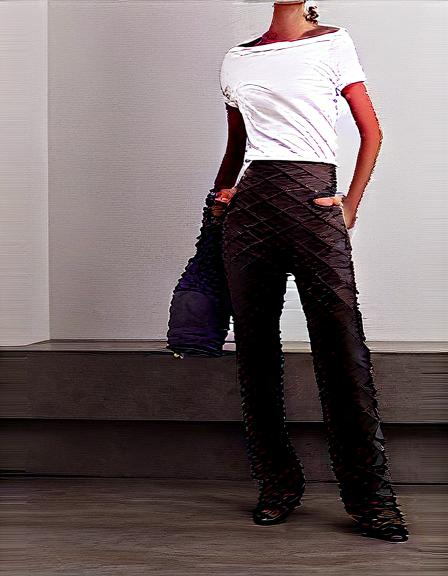
#> input picture configuracion-v11-entrenamiento/comparacion_base_vs_v11/base_15steps/048392_0.jpg, 448 x 576 px, found by its file name
$ python analizar_curva_v14.py
#> lines starting #> are read from the running program, lines starting #| are printed output that depends on the picture; after the words box and inside, x2 and y2 are one past the last pixel; in counts of white or black regions, pixels touching at a corner belong together
#!/usr/bin/env python3
# coding=utf-8
"""V14: mide la curva pasos -> fidelidad de prenda usando las muestras que el
watchdog ya genera en `entrenamiento continuo/imagenes_revision/`.

Pregunta que responde: "con N pasos, cuanto se conserva la transferencia de
prenda respecto al modelo oficial?".

Metodo (validado): las funciones de este script reproducen EXACTAMENTE los
valores del script autoritativo
`configuracion-v13-entrenamiento/resultado_ab_20260830/ab_analisis.py`
(comprobado con los archivos de ese A/B: OFICIAL azul 24.6% / rojo 26.0%,
V12-1800 azul 0.0% / rojo 94.2%).

100% CPU: NO importa torch ni toca la GPU, por lo que se puede ejecutar
mientras el entrenamiento continua corriendo.

Uso:
    python3 analizar_curva_v14.py
    python3 analizar_curva_v14.py --steps 500=<dir> --steps 1500=<dir>
"""
import argparse
import math
import os

import numpy as np
from PIL import Image

try:
    from skimage.metrics import structural_similarity as ssim
    HAVE_SSIM = True
except Exception:
    HAVE_SSIM = False

ROOT = "/home/uceda/Documents/IDM-VTON"
REVIEW_ROOT = f"{ROOT}/entrenamiento continuo/imagenes_revision"
DATA = f"{ROOT}/dataset/DATA_DIR_PREP/test"
AB_V13 = f"{ROOT}/configuracion-v13-entrenamiento/resultado_ab_20260830"

# Muestras por defecto: son las unicas que el watchdog ha generado para V14.
# run_20260908_220420/checkpoint-500  -> acumulado   500 (primer bloque desde el oficial)
# run_20260909_100801/checkpoint-500  -> acumulado 1.500 (tercer bloque)
DEFAULT_STEPS = {
    500: f"{REVIEW_ROOT}/run_20260908_220420",
    1500: f"{REVIEW_ROOT}/run_20260909_100801",
}
PAIRS = ["048392_0.jpg", "048393_0.jpg"]

# Calibracion: A/B de V13 (par 048400_0, prenda AZUL) con ancla oficial.
CALIB = [
    ("OFICIAL (sin fine-tune)", f"{AB_V13}/oficial/oficial_048400_0.jpg"),
    ("BASE night ck-250", f"{AB_V13}/salidas/01_base_train_night_ck250.jpg"),
    ("V13 cum800", f"{AB_V13}/salidas/02_v13_cum800.jpg"),
    ("V12 cum1800", f"{AB_V13}/salidas/03_v12_cum1800.jpg"),
]
CALIB_CLOTH = f"{AB_V13}/salidas/00_prenda_input.jpg"


def load(path, size=None):
    img = Image.open(path).convert("RGB")
    if size is not None:
        img = img.resize(size, Image.BILINEAR)
    return np.asarray(img).astype(np.float32) / 255.0


def rgb2hsv(img):
    r, g, b = img[..., 0], img[..., 1], img[..., 2]
    mx = np.maximum(np.maximum(r, g), b)
    mn = np.minimum(np.minimum(r, g), b)
    d = mx - mn
    v = mx
    with np.errstate(divide="ignore", invalid="ignore"):
        s = np.where(mx > 0, d / np.maximum(mx, 1e-9), 0.0)
        h = np.zeros_like(mx)
        d9 = np.maximum(d, 1e-9)
        h = np.where((mx == r) & (d != 0), (60 * ((g - b) / d9) + 360) % 360, h)
        h = np.where((mx == g) & (d != 0), (60 * ((b - r) / d9) + 120) % 360, h)
        h = np.where((mx == b) & (d != 0), (60 * ((r - g) / d9) + 240) % 360, h)
    return h, s, v


def metricas(img, region=None):
    """Identico a ab_analisis.py: %, azul, rojo, verde sobre pixeles 'vivos'."""
    h, s, v = rgb2hsv(img)
    if region is not None:
        h, s, v = h[region], s[region], v[region]
    alive = (s > 0.25) & (v > 0.15)
    n = int(alive.sum())
    oscuro = float((v < 0.15).mean())
    if n == 0:
        return {"alive": 0.0, "azul": 0.0, "rojo": 0.0, "verde": 0.0,
                "oscuro": oscuro, "hue_medio": None, "sat_medio": 0.0}
    azul = float((((h >= 195) & (h <= 275)) & alive).sum() / n)
    rojo = float(((((h >= 330) | (h <= 20))) & alive).sum() / n)
    verde = float((((h >= 80) & (h <= 160)) & alive).sum() / n)
    hr = np.deg2rad(h[alive])
    hmean = math.degrees(math.atan2(np.sin(hr).mean(), np.cos(hr).mean())) % 360
    return {"alive": float(alive.mean()), "azul": azul, "rojo": rojo, "verde": verde,
            "oscuro": oscuro, "hue_medio": round(hmean, 1),
            "sat_medio": float(s[alive].mean())}


def comparar(a, b, region=None):
    if region is not None:
        a, b = a[region], b[region]
    out = {"mae": float(np.abs(a - b).mean() * 255)}
    if HAVE_SSIM:
        out["ssim"] = float(ssim(a, b, channel_axis=2, data_range=1.0))
    return out


def torso(img):
    h0, h1 = int(img.shape[0] * 0.35), int(img.shape[0] * 0.80)
    return (slice(h0, h1), slice(None))


def fmt(m, extra_sat=False):
    sat = f" {m['sat_medio']:6.3f}" if extra_sat else ""
    return (f"oscuro={m['oscuro']*100:5.1f}% azul={m['azul']*100:5.1f}% "
            f"rojo={m['rojo']*100:5.1f}% verde={m['verde']*100:5.1f}% "
            f"vivos={m['alive']*100:5.1f}%{sat}")


def seccion_v14(steps):
    print("=" * 100)
    print("A) V14 - CURVA REAL: torso (filas 35%-80%) de las muestras del watchdog")
    print("=" * 100)
    print("Referencia de la metrica: OFICIAL deja el torso con vivos~5% y azul~25% (sin")
    print("oscuro); los checkpoints entrenados colapsan a oscuro 16-19% + rojo 61-94% (sec. C).")
    print()
    salidas = {}
    for par in PAIRS:
        print(f"--- par {par}")
        cloth = load(f"{DATA}/cloth/{par}")
        persona = load(f"{DATA}/image/{par}")
        print(f"    {'prenda IN':<12} {fmt(metricas(cloth, None), extra_sat=True)}")
        print(f"    {'persona IN':<12} {fmt(metricas(persona, torso(persona)), extra_sat=True)}")
        for n in sorted(steps):
            path = os.path.join(steps[n], par)
            if not os.path.exists(path):
                print(f"    {'V14 ck-'+str(n):<12} (no existe: {path})")
                continue
            out = load(path)
            reg = torso(out)
            salidas[(par, n)] = (out, reg)
            print(f"    {'V14 pasos '+str(n):<12} {fmt(metricas(out, reg), extra_sat=True)}")
        print()

    print("=" * 100)
    print("B) CUANTO SE MUEVE EL MODELO ENTRE CHECKPOINTS (SSIM~1 => casi no cambia)")
    print("=" * 100)
    ns = sorted(steps)
    for i in range(len(ns) - 1):
        a_n, b_n = ns[i], ns[i + 1]
        for par in PAIRS:
            if (par, a_n) not in salidas or (par, b_n) not in salidas:
                continue
            ia, ra = salidas[(par, a_n)]
            ib, rb = salidas[(par, b_n)]
            g = comparar(ia, ib)
            r = comparar(ia, ib, ra)
            print(f"{par:<14} {a_n:>5} vs {b_n:<5} SSIM global={g.get('ssim', float('nan')):.4f} "
                  f"MAE={g['mae']:5.2f}/255 | SSIM torso={r.get('ssim', float('nan')):.4f} "
                  f"MAE={r['mae']:5.2f}/255")
    print("Lectura: SSIM 0.85-0.92 en 1.000 pasos = el modelo CAMBIA POCO, pero cambia en la")
    print("direccion equivocada (ver el corrimiento de color del torso/prendas en la seccion A).")

    print()
    print("=" * 100)
    print("C) CALIBRACION con el A/B de V13 (par 048400_0, prenda AZUL, ancla oficial)")
    print("=" * 100)
    print(f"PRENDA DE ENTRADA (azul): {fmt(metricas(load(CALIB_CLOTH), None))}")
    print()
    for nombre, path in CALIB:
        if not os.path.exists(path):
            print(f"{nombre:<26} (falta {path})")
            continue
        img = load(path)
        print(f"{nombre:<26} {fmt(metricas(img, torso(img)))}")
    print()
    print("Conclusion: la metrica SI separa 'transfiere' de 'roto'. El oficial conserva azul")
    print("en el torso y no tiene pixeles oscuros; TODOS los checkpoints entrenados pierden")
    print("el azul (0-0.3%) y ganan rojo (61-94%).")


def parse_steps(items):
    steps = {}
    for it in items or []:
        n, _, d = it.partition("=")
        steps[int(n)] = d
    return steps or dict(DEFAULT_STEPS)


def main():
    ap = argparse.ArgumentParser(description="Curva pasos vs fidelidad de prenda (V14).")
    ap.add_argument("--steps", action="append", metavar="N=DIR",
                    help="pasos acumulados y directorio de muestras. Repetible.")
    args = ap.parse_args()
    seccion_v14(parse_steps(args.steps))
#> in load, img is the input picture: PIL image 448x576 RGB; mean R, G, B 116, 103.3, 103.7
#> in rgb2hsv, `s = np.where(mx > 0, d / np.maximum(mx, 1e-9), 0.0)`:
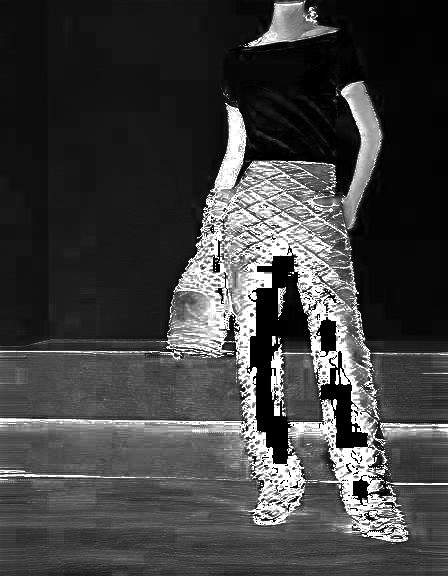
#> s: shape (576, 448) float32; min 0, max 1, mean 0.255
#> in rgb2hsv, `h = np.where((mx == b) & (d != 0), (60 * ((r - g) / d9) + 240) % 360, h)`:
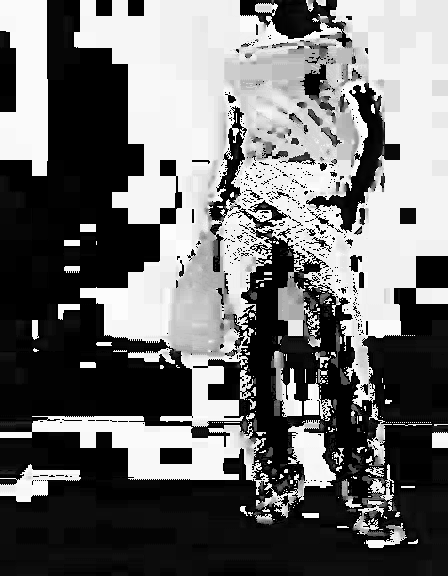
#> h: shape (576, 448) float32; min 0, max 359.6, mean 156.1; drawn with min black and max white
#> in metricas, `alive = (s > 0.25) & (v > 0.15)`:
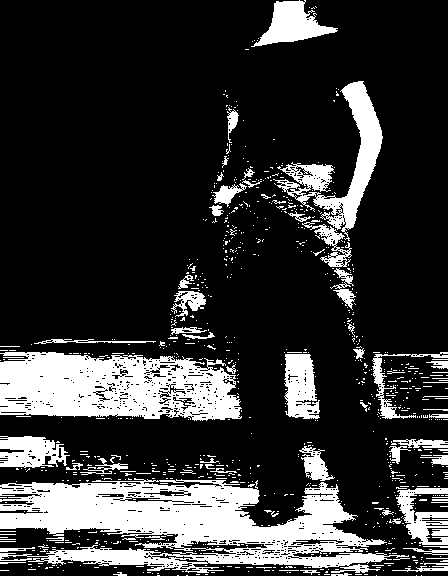
#> alive: shape (576, 448) bool; 20.8% white; 886 white regions (819 under 20 px), largest, box (x1, y1, x2, y2) and area: (0, 478, 409, 573) 20599, (0, 352, 242, 421) 12494, (273, 81, 383, 241) 4490
#> in metricas, `n = int(alive.sum())`: n = 53721
#> in metricas, `oscuro = float((v < 0.15).mean())`: oscuro = 0.23
#> in metricas, `azul = float((((h >= 195) & (h <= 275)) & alive).sum() / n)`: azul = 0.00605
#> in metricas, `rojo = float(((((h >= 330) | (h <= 20))) & alive).sum() / n)`: rojo = 0.935
#> in metricas, `verde = float((((h >= 80) & (h <= 160)) & alive).sum() / n)`: verde = 1.86e-05
#> in metricas, `hmean = math.degrees(math.atan2(np.sin(hr).mean(), np.cos(hr).mean()))..`: hmean = 4.97
#> in fmt, `sat = f" {m['sat_medio']:6.3f}" if extra_sat else ""`: sat = '  0.351'
#|     prenda IN    oscuro= 23.0% azul=  0.6% rojo= 93.5% verde=  0.0% vivos= 20.8%  0.351
#> in metricas (call 2), `h, s, v = h[region], s[region], v[region]`:
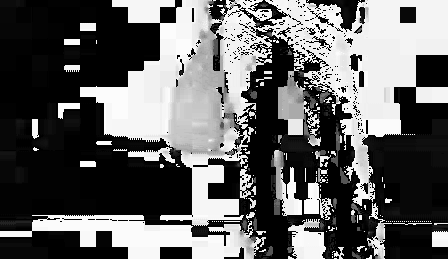
#> h: shape (259, 448) float32; min 0, max 359.3, mean 139.5; drawn with min black and max white
#> in metricas (call 2), `h, s, v = h[region], s[region], v[region]`:
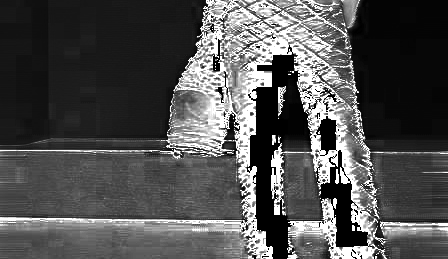
#> s: shape (259, 448) float32; min 0, max 1, mean 0.318
#> in metricas (call 2), `h, s, v = h[region], s[region], v[region]`:
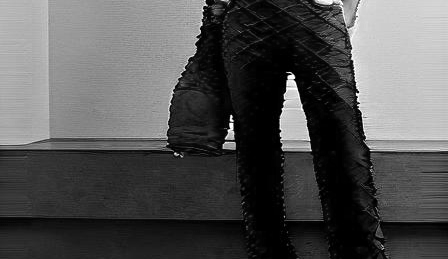
#> v: shape (259, 448) float32; min 0, max 1, mean 0.324
#> in metricas (call 2), `alive = (s > 0.25) & (v > 0.15)`:
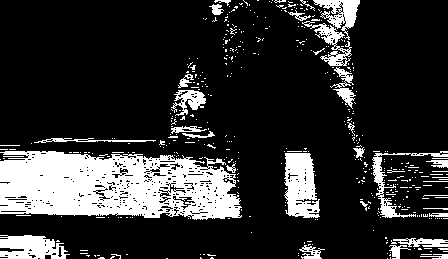
#> alive: shape (259, 448) bool; 18.8% white; 454 white regions (420 under 20 px), largest, box (x1, y1, x2, y2) and area: (0, 151, 242, 220) 12494, (284, 153, 320, 218) 1732, (0, 235, 70, 259) 1215
#> in metricas (call 2), `n = int(alive.sum())`: n = 21821
#> in metricas (call 2), `oscuro = float((v < 0.15).mean())`: oscuro = 0.379
#> in metricas (call 2), `azul = float((((h >= 195) & (h <= 275)) & alive).sum() / n)`: azul = 0.0144
#> in metricas (call 2), `rojo = float(((((h >= 330) | (h <= 20))) & alive).sum() / n)`: rojo = 0.934
#> in metricas (call 2), `verde = float((((h >= 80) & (h <= 160)) & alive).sum() / n)`: verde = 0
#> in metricas (call 2), `hmean = math.degrees(math.atan2(np.sin(hr).mean(), np.cos(hr).mean()))..`: hmean = 357.6
#|     persona IN   oscuro= 37.9% azul=  1.4% rojo= 93.4% verde=  0.0% vivos= 18.8%  0.329
#|     V14 pasos 500 oscuro= 37.9% azul=  1.4% rojo= 93.4% verde=  0.0% vivos= 18.8%  0.329


if __name__ == "__main__":
#> (the run stopped early here; a loop or call above may not have finished)
